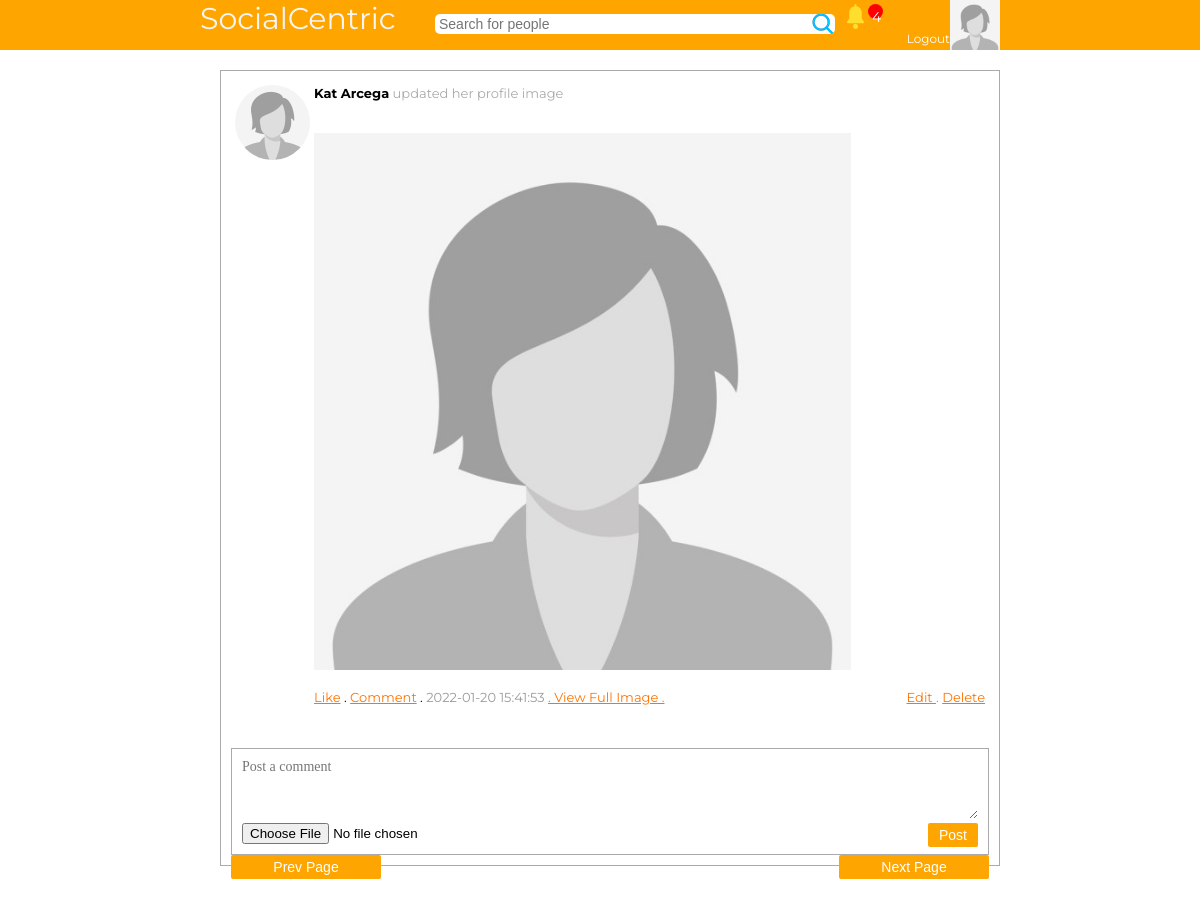
Page /single_post.php?id=9591404460760 (signed in) on the committed database.
### tables this page shows
CREATE TABLE IF NOT EXISTS `users` (
  `id` bigint(20) NOT NULL AUTO_INCREMENT,
  `userid` bigint(20) NOT NULL,
  `first_name` varchar(20) NOT NULL,
  `last_name` varchar(20) NOT NULL,
  `gender` varchar(6) NOT NULL,
  `profile_image` varchar(500) DEFAULT NULL,
  `cover_image` varchar(500) DEFAULT NULL,
  `date` datetime NOT NULL DEFAULT CURRENT_TIMESTAMP,
  `online` int(11) NOT NULL DEFAULT '0',
  `email` varchar(100) NOT NULL,
  `password` varchar(64) NOT NULL,
  `url_address` varchar(100) NOT NULL,
  `likes` int(11) NOT NULL DEFAULT '0',
  `about` text,
  `tag_name` varchar(20) DEFAULT NULL,
  PRIMARY KEY (`id`),
  KEY `userid` (`userid`),
  KEY `date` (`date`),
  KEY `online` (`online`),
  KEY `email` (`email`),
  KEY `url_address` (`url_address`),
  KEY `likes` (`likes`),
  KEY `tag_name` (`tag_name`)
);

CREATE TABLE IF NOT EXISTS `posts` (
  `id` bigint(20) NOT NULL AUTO_INCREMENT,
  `postid` bigint(20) NOT NULL,
  `post` text NOT NULL,
  `image` varchar(500) DEFAULT NULL,
  `has_image` tinyint(1) NOT NULL DEFAULT '0',
  `is_profile_image` tinyint(1) NOT NULL DEFAULT '0',
  `is_cover_image` tinyint(1) NOT NULL DEFAULT '0',
  `parent` bigint(20) DEFAULT NULL,
  `date` datetime NOT NULL DEFAULT CURRENT_TIMESTAMP,
  `userid` bigint(20) NOT NULL,
  `likes` int(11) NOT NULL DEFAULT '0',
  `comments` int(11) NOT NULL DEFAULT '0',
  `tags` varchar(2048) DEFAULT NULL,
  PRIMARY KEY (`id`),
  KEY `postid` (`postid`),
  KEY `date` (`date`),
  KEY `parent` (`parent`),
  KEY `userid` (`userid`),
  KEY `likes` (`likes`),
  KEY `comments` (`comments`)
);

### classes/connect.php (called while the page is built, shortened)
<?php
class Database
{
	private $host = "localhost:3306";
	private $username = "root";
	private $password = "";
	private $db = "socialcentric";
	function connect()
	{
		$connection = mysqli_connect($this->host,$this->username,$this->password,$this->db);
		return $connection;
	}
	function read($query)
	{
		$conn = $this->connect();
		$result = mysqli_query($conn,$query);
		if(!$result)
		{
			return false;
		}
		else
		{
			$data = false;
			while($row = mysqli_fetch_assoc($result))
			{
				$data[] = $row;
			}
			return $data;
		}
	}
}
?>

### classes/login.php (called while the page is built, shortened)
<?php
class Login
{
	public function check_login($id,$redirect = true)
	{
		if(is_numeric($id))
		{
			$query = "select * from users where userid = '$id' limit 1 ";
			$DB = new Database();
			$result = $DB->read($query);
			if($result)
			{
				$user_data = $result[0];
				return $user_data;
			}
		}
	}
}
?>

### classes/image.php (called while the page is built, shortened)
<?php
class Image
{
	public function get_thumb_profile($filename)
	{
		$thumbnail = $filename . "_profile_thumb.jpg";
		if(file_exists($thumbnail))
		{
			return $thumbnail;
		}
	}
	public function get_thumb_post($filename)
	{
		$thumbnail = $filename . "_post_thumb.jpg";
		if(file_exists($thumbnail))
		{
			return $thumbnail;
		}
	}
}
?>

### classes/functions.php (called while the page is built, shortened)
<?php
function check_notifications()
{
	$number = 0;
	$userid = $_SESSION['mybook_userid'];
	$DB = new Database();
	$follow = array();
	$sql = "select * from content_i_follow where disabled = 0 && userid = '$userid' limit 100";
	$i_follow = $DB->read($sql);
	if(count($follow) > 0){
		$str = "'" . implode("','", $follow) . "'";
		$query = "select * from notifications where (userid != '$userid' && content_owner = '$userid') || (contentid in ($str)) order by id desc limit 30";
	}else{
		$query = "select * from notifications where userid != '$userid' && content_owner = '$userid' order by id desc limit 30";
	}
 	$data = $DB->read($query);
 	if(is_array($data)){
 		foreach ($data as $row) {
	 		$query = "select * from notification_seen where userid = '$userid' && notification_id = '$row[id]' limit 1";
			$check = $DB->read($query);
			if(!is_array($check)){
				$number++;
			}
		}
	}
	return $number;
}
?>

### classes/post.php (called while the page is built, shortened)
<?php
class Post
{
	public function get_one_post($postid)
	{
		$query = "select * from posts where postid = '$postid' limit 1";
		$DB = new Database();
		$result = $DB->read($query);
		if($result)
		{
			return $result[0];
		}else
		{
			return false;
		}
	}
	public function i_own_post($postid,$mybook_userid)
	{
		$query = "select * from posts where postid = '$postid' limit 1";
		$DB = new Database();
		$result = $DB->read($query);
  		if(is_array($result)){
  			if($result[0]['userid'] == $mybook_userid){
  				return true;
  			}
  		}
  		return false;
	}
}
?>

### classes/user.php (called while the page is built, shortened)
<?php
class User
{
	public function get_user($id)
	{
		$query = "select * from users where userid = '$id' limit 1";
		$DB = new Database();
		$result = $DB->read($query);
		if($result)
		{
			return $result[0];
		}else
		{
			return false;
		}
	}
}
?>

### post.php (the view, shortened to what this page needs)
<div id="post">
	<div>
		<?php
			$image = "images/user_male.jpg";
			if($ROW_USER['gender'] == "Female")
			{
				$image = "images/user_female.jpg";
			}
			if(file_exists($ROW_USER['profile_image']))
			{
				$image = $image_class->get_thumb_profile($ROW_USER['profile_image']);
			}
		?>
		<img src="<?php echo $image ?>" style="width: 75px;margin-right: 4px;border-radius: 50%;">
	</div>
	<div style="width: 100%;">
		<div style="font-weight: bold;color: #405d9b;width: 100%;">
			<?php
				echo "<a style='color:black; text-decoration:none;' href='profile.php?id=$ROW[userid]'>";
				echo htmlspecialchars($ROW_USER['first_name']) . " " . htmlspecialchars($ROW_USER['last_name']);
				echo "</a>";
				if($ROW['is_profile_image'])
				{
					$pronoun = "his";
					if($ROW_USER['gender'] == "Female")
					{
						$pronoun = "her";
					}
					echo "<span style='font-weight:normal;color:#aaa;'> updated $pronoun profile image</span>";
				}
			?>
		</div>
			<br><br>
			<?php
				if(file_exists($ROW['image']))
				{
					$post_image = $image_class->get_thumb_post($ROW['image']);
					echo "<img src='$post_image' style='width:80%;' />";
				}
			?>
		<br/><br/>
		<?php
			$likes = ($ROW['likes'] > 0) ? "(" .$ROW['likes']. ")" : "" ;
		?>
		<a onclick="like_post(event)" href="like.php?type=post&id=<?php echo $ROW['postid'] ?>">Like<?php echo $likes ?></a> .
		<?php
			$comments = "";
		?>
		<a href="single_post.php?id=<?php echo $ROW['postid'] ?>">Comment<?php echo $comments ?></a> .
		<span style="color: #999;">
			<?php echo ($ROW['date']) ?>
		</span>
		<?php
			if($ROW['has_image']){
				echo "<a href='image_view.php?id=$ROW[postid]' >";
				echo ". View Full Image . ";
				echo "</a>";
			}
		?>
		<span style="color: #999;float:right">
			<?php
				$post = new Post();
				if($post->i_own_post($ROW['postid'],$_SESSION['mybook_userid'])){
					echo "
					<a href='edit.php?id=$ROW[postid]'>
		 			Edit
					</a> .
					 <a href='delete.php?id=$ROW[postid]'>
		 			Delete
					</a>";
				}
			?>
		</span>
	</div>
</div>

### header.php (shortened to what this page needs)
<?php
	$corner_image = "images/user_male.jpg";
	if(isset($USER)){
		if(file_exists($USER['profile_image']))
		{
			$image_class = new Image();
			$corner_image = $image_class->get_thumb_profile($USER['profile_image']);
		}else{
			if($USER['gender'] == "Female"){
				$corner_image = "images/user_female.jpg";
			}
		}
	}
?>
<div id="header">
	<form method="get" action="search.php">
		<div style="width: 800px;margin:auto;font-size: 30px;">
			<a href="index.php" style="color: whitesmoke; text-decoration:none;">SocialCentric</a>
			&nbsp &nbsp <input type="text" id="search_box" name="find" placeholder="Search for people" />
			<?php if(isset($USER)): ?>
				<a href="profile.php">
				<img src="<?php echo $corner_image ?>" style="width: 50px;float: right;">
				</a>
				<a href="logout.php">
				<span style="font-size:12px;float: right;margin-top:31px;color:white;">Logout</span>
				</a>
				<a href="notifications.php">
				<span style="display: inline-block;position: relative;">
					<img src="notif.svg" style="width:25px;float:right;margin-bottom10px;">
					<?php
						$notif = check_notifications();
					?>
					<?php if($notif > 0): ?>
						<div style="background-color: red;color: white;position: absolute;right:-15px;
						width:15px;height: 15px;border-radius: 50%;padding: 4px;text-align:center;font-size: 14px;"><?= $notif ?></div>
					<?php endif; ?>
				</span>
				</a>
			<?php endif; ?>
		</div>
	</form>
</div>

### styles/single_post.css (style rules this page uses)
* { padding: 0; margin: 0; box-sizing: border-box; }
html { font-family: "Montserrat", sans-serif; scroll-behavior: smooth; }
a { color: rgb(255, 115, 0); }
#header { height: 50px; width:100%; background-color: orange; color: whitesmoke; text-decoration:none; }
#search_box { width: 400px; height: 20px; border-radius: 5px; border:none; padding: 4px; font-size: 14px; background-image: url(search.png); background-repeat: no-repeat; background-position: right; }
#post { padding: 4px; font-size: 13px; display: flex; margin-bottom: 20px; }

### rows in the picture
users: profile_image (picture), first_name "Kat", last_name "Arcega", gender "her"
posts: image (picture), date "2022-01-20 15:41:53"

### other values in the picture
$notif "4"
